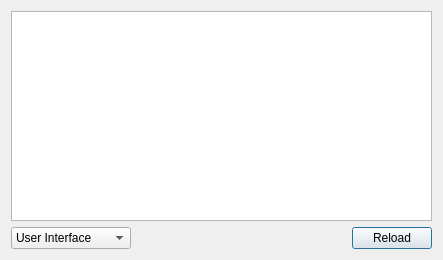
<?xml version="1.0" encoding="UTF-8"?>
<ui version="4.0">
 <class>log</class>
 <widget class="QDialog" name="log">
  <property name="geometry">
   <rect>
    <x>0</x>
    <y>0</y>
    <width>443</width>
    <height>260</height>
   </rect>
  </property>
  <property name="windowTitle">
   <string>Log Viewer</string>
  </property>
  <property name="windowIcon">
   <iconset resource="../resources.qrc">
    <normaloff>:/icons/icon.png</normaloff>:/icons/icon.png</iconset>
  </property>
  <layout class="QGridLayout" name="gridLayout_2">
   <item row="1" column="3">
    <widget class="QPushButton" name="reload">
     <property name="text">
      <string>Reload</string>
     </property>
    </widget>
   </item>
   <item row="0" column="0" colspan="4">
    <widget class="QTextBrowser" name="containerlog">
     <property name="lineWrapMode">
      <enum>QTextEdit::NoWrap</enum>
     </property>
    </widget>
   </item>
   <item row="1" column="2">
    <spacer name="horizontalSpacer">
     <property name="orientation">
      <enum>Qt::Horizontal</enum>
     </property>
     <property name="sizeHint" stdset="0">
      <size>
       <width>40</width>
       <height>20</height>
      </size>
     </property>
    </spacer>
   </item>
   <item row="1" column="0" colspan="2">
    <widget class="QComboBox" name="select">
     <property name="minimumSize">
      <size>
       <width>120</width>
       <height>0</height>
      </size>
     </property>
     <item>
      <property name="text">
       <string>User Interface</string>
      </property>
     </item>
     <item>
      <property name="text">
       <string>GST Plugin</string>
      </property>
     </item>
    </widget>
   </item>
  </layout>
 </widget>
 <tabstops>
  <tabstop>containerlog</tabstop>
  <tabstop>select</tabstop>
  <tabstop>reload</tabstop>
 </tabstops>
 <resources>
  <include location="../resources.qrc"/>
 </resources>
 <connections/>
</ui>
